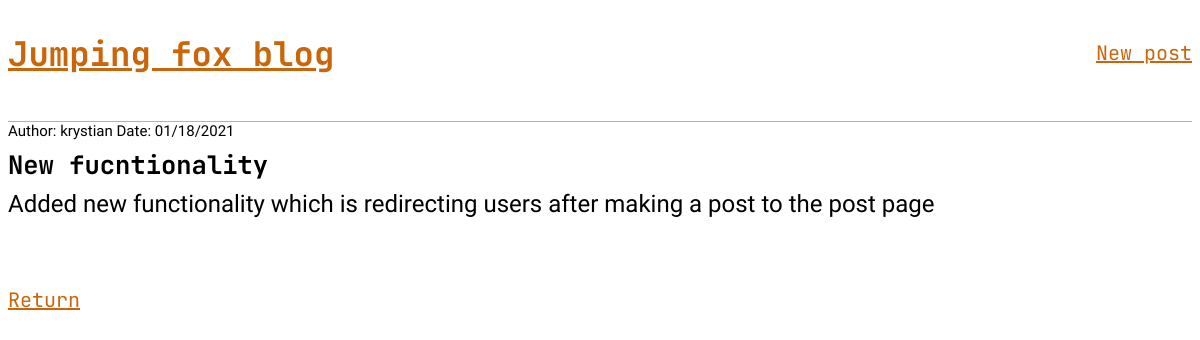
The app's page /post/4 with its own data.
### blog/models.py (models this page shows, shortened)
class Post(models.Model):
    author = models.ForeignKey('auth.user', on_delete=models.CASCADE, default='Unknown')
    pub_date = models.DateTimeField('date published', default=timezone.now)
    title = models.CharField(max_length=200)
    body = models.TextField()
    class Meta:
        ordering = ['-pub_date']

### blog/views.py (the view)
# urls.py: path('post/<int:pk>', BlogDetailView.as_view(), name='post_detail'),
class BlogDetailView(generic.DetailView):
    model = Post
    template_name = 'post_detail.html'
    context_object_name = 'post'

### templates/post_detail.html
{% extends 'base.html' %}
{% block content %}
<div class="post-entry">
    <div class="additional-info">
        <p>Author: {{ post.author }} Date: {{ post.pub_date|date:"SHORT_DATE_FORMAT" }}</p>
    </div>
    <h2>{{ post.title }}</h2>
    <p>{{ post.body }}</p>
</div>
<br>
<p class="return"><a href="{% url 'home' %}">Return</a></p>
{% endblock content %}

### static/css/base.css (style rules this page uses)
body { font-family: 'Padauk', sans-serif; font-size: 17px; }
.post-entry { margin-bottom: 2rem; }
.post-entry h2 { font-family: 'JetBrains Mono', monospace; margin: 0.5rem 0; }
.post-entry p { font-size: 24px; margin: 0; padding-top: 0px; }
.return a { font-family: 'JetBrains Mono', monospace; font-size: 20px; color: rgb(202, 102, 9); }
.post-entry .additional-info p { font-size: 15px; }

### records on screen
Post: author "krystian", pub_date "01/18/2021", title "New fucntionality", body "Added new functionality which is redirecting users after making a post to the post page"
